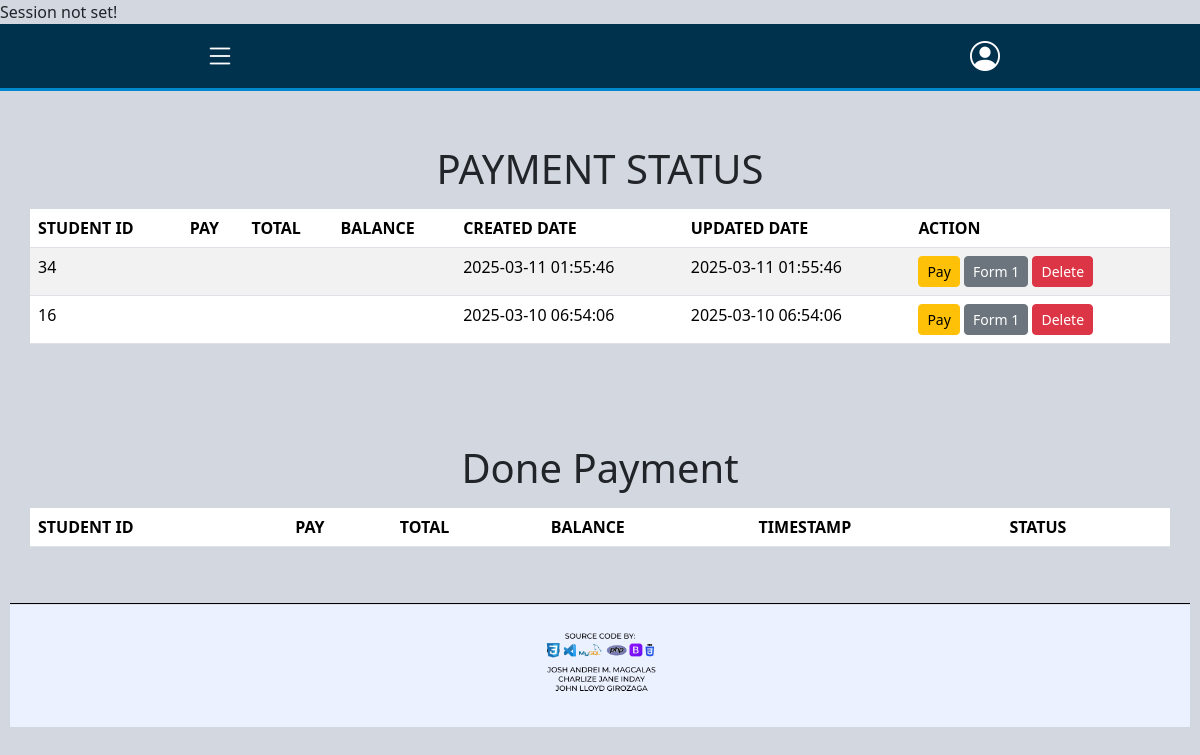
The app's page /website/payment-information.php, older data.
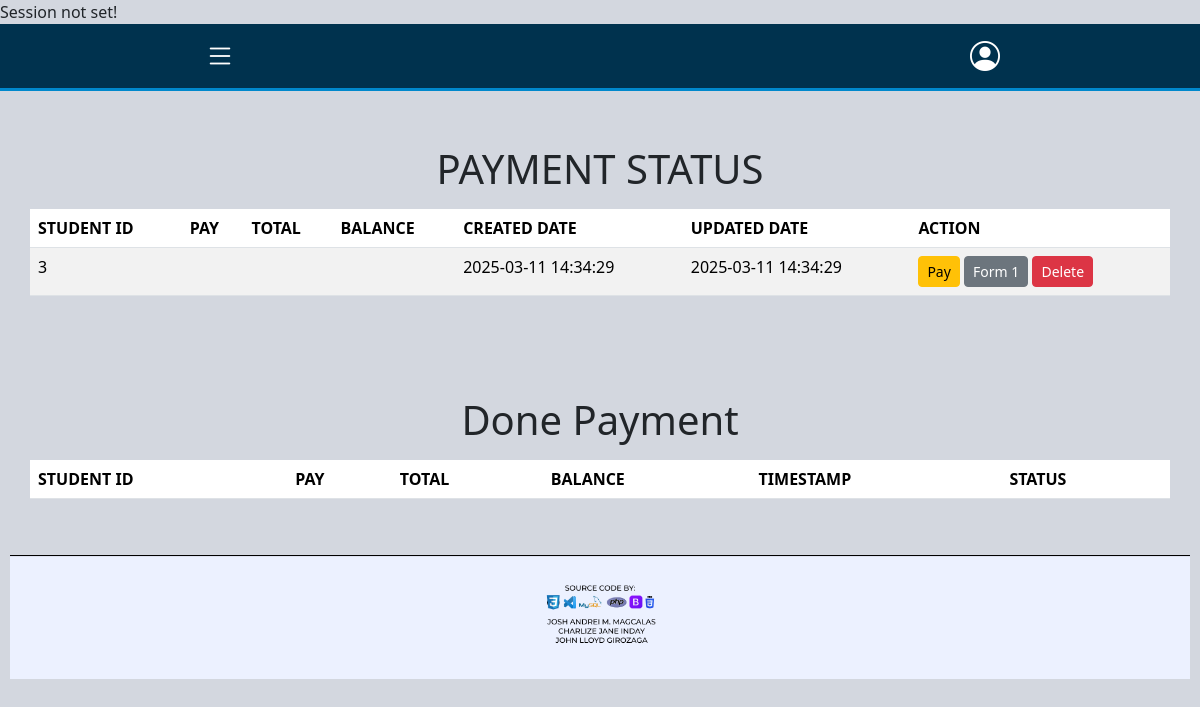
The same page, newer data.
### tables this page shows
CREATE TABLE `tbl_payment` (
  `payment_no` int(11) NOT NULL,
  `student_id` int(11) DEFAULT NULL,
  `pay` decimal(5,2) DEFAULT NULL,
  `total` decimal(5,2) DEFAULT NULL,
  `balance` decimal(5,2) DEFAULT NULL,
  `created_by` int(11) NOT NULL,
  `date_created` timestamp NOT NULL DEFAULT current_timestamp(),
  `updated_by` int(11) NOT NULL,
  `date_updated` timestamp NULL DEFAULT current_timestamp(),
  `status` tinyint(1) NOT NULL
);

### website/payment-information.php (the view, shortened to what this page needs)
<?php
include "../database/dbconnect.php";
include "../Layouts/navbar.php";
try {
    $sql = "SELECT student_id, pay, total, balance, date_created, date_updated FROM tbl_payment;";
    $result = $conn->query($sql);
} catch (Exception $e) {
    echo "Error: " . $e->getMessage();
}
?>
<!DOCTYPE html>
<html lang="en">
<head>
    <link rel="stylesheet" href="/bootstrap/css/bootstrap.css">
    <link rel="stylesheet" href="/DataTables/datatables.min.css">
    <link href="https://cdn.jsdelivr.net/npm/bootstrap@5.3.2/dist/css/bootstrap.min.css" rel="stylesheet">
    <link href="https://cdn.jsdelivr.net/npm/bootstrap-icons/font/bootstrap-icons.css" rel="stylesheet">
    <link rel="stylesheet" href="https://cdnjs.cloudflare.com/ajax/libs/font-awesome/6.7.2/css/all.min.css">
    <link rel="stylesheet" href="../DataTables/datatables.css">
    <link rel="stylesheet" href="https://cdn.datatables.net/1.13.6/css/jquery.dataTables.min.css">
</head>
<body>
<div class="container mt-4">
    <h1 class="text-center">PAYMENT STATUS</h1>
    <table id="student-payment-status" class="table table-striped mt-3">
        <thead>
            <tr>
                <th>STUDENT ID</th>
                <th>PAY</th>
                <th>TOTAL</th>
                <th>BALANCE</th>
                <th>CREATED DATE</th>
                <th>UPDATED DATE</th>
                <th>ACTION</th>
            </tr>
        </thead>
        <tbody>
        <?php if(isset($result) && $result->num_rows > 0): ?>
            <?php while($row = $result->fetch_assoc()): ?>
                <tr>
                            <td> <?=$row['student_id']?> </td>
                            <td> <?=$row['pay']?> </td>
                            <td> <?=$row['total']?> </td>
                            <td> <?=$row['balance']?> </td>
                            <td> <?=$row['date_created']?> </td>
                            <td> <?=$row['date_updated']?> </td>
                            <td>
                                <a class="btn btn-warning btn-sm edit-btn" href="payment-form.php?student_id=<?= htmlspecialchars($row['student_id']); ?>">
                                    Pay
                                </a>
                                <a class="btn btn-secondary btn-sm form1-btn">
                                    Form 1
                                </a>
                                <form action="../database/db_delete_student.php" method="POST" onsubmit="return confirm('Are you sure you want to delete this student?');" class="d-inline">
                                    <button type="submit" class="btn btn-danger btn-sm" >Delete</button>
                                </form>
                            </td>
                        </tr>
                        <?php endwhile; ?>
                    <?php else: ?>
                        <tr>
                            <td colspan="7" class="text-center">No students available</td>
                        </tr>
                    <?php endif; ?>
        </tbody>
    </table>
</div>
<div class="container mt-4">
    <h1 class="text-center">Done Payment</h1>
    <table id="student-done-payment" class="table table-striped mt-3">
        <thead>
            <tr>
            <th>STUDENT ID</th>
                <th>PAY</th>
                <th>TOTAL</th>
                <th>BALANCE</th>
                <th>TIMESTAMP</th>
                <th>STATUS</th>
            </tr>
        </thead>
    </table>
</div>
    <div class="footer">
        <img src="FOOTER.png" alt="Footer" class="footer-img">
    </div>
</body>
</html>

Row changes from the older to the newer data that the page shows:
removed tbl_payment: student "34", date_created "2025-03-11 01:55:46", date_updated "2025-03-11 01:55:46"
removed tbl_payment: student "16", date_created "2025-03-10 06:54:06", date_updated "2025-03-10 06:54:06"
added tbl_payment: student "3", date_created "2025-03-11 14:34:29", date_updated "2025-03-11 14:34:29"
